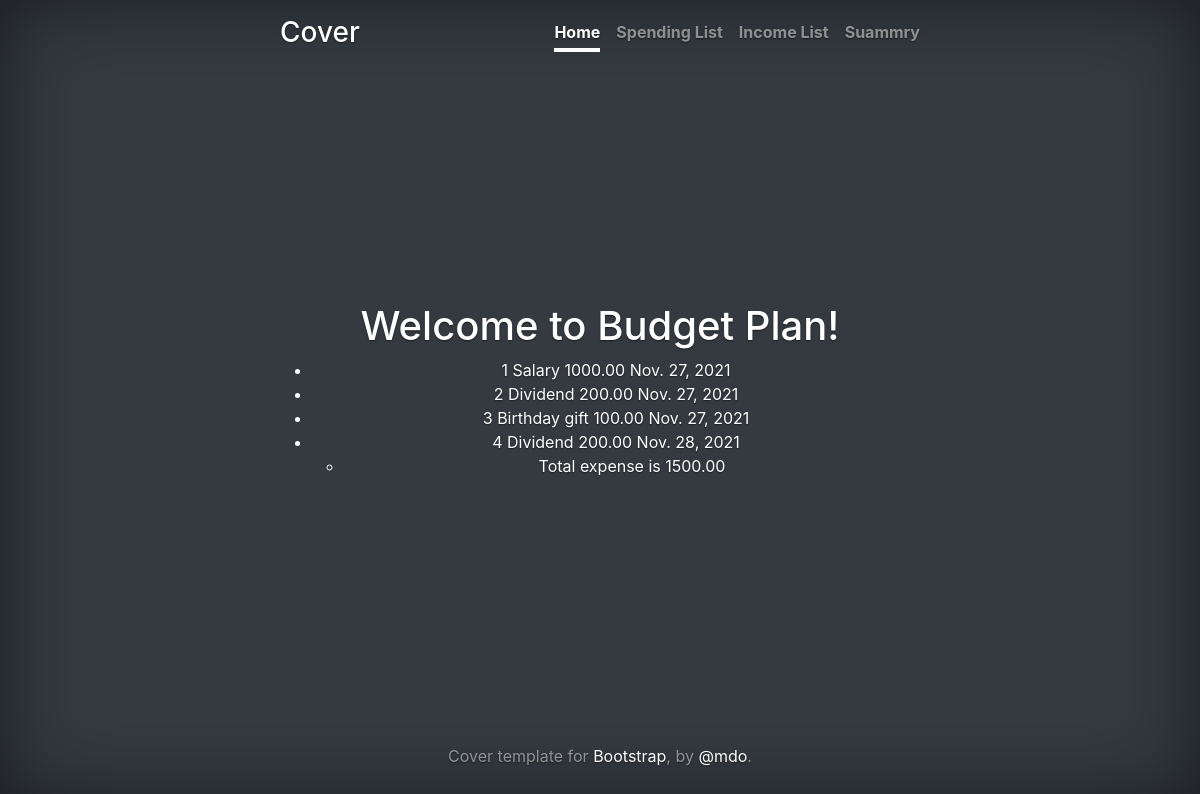
The app's page /budget/income/list/, older data.
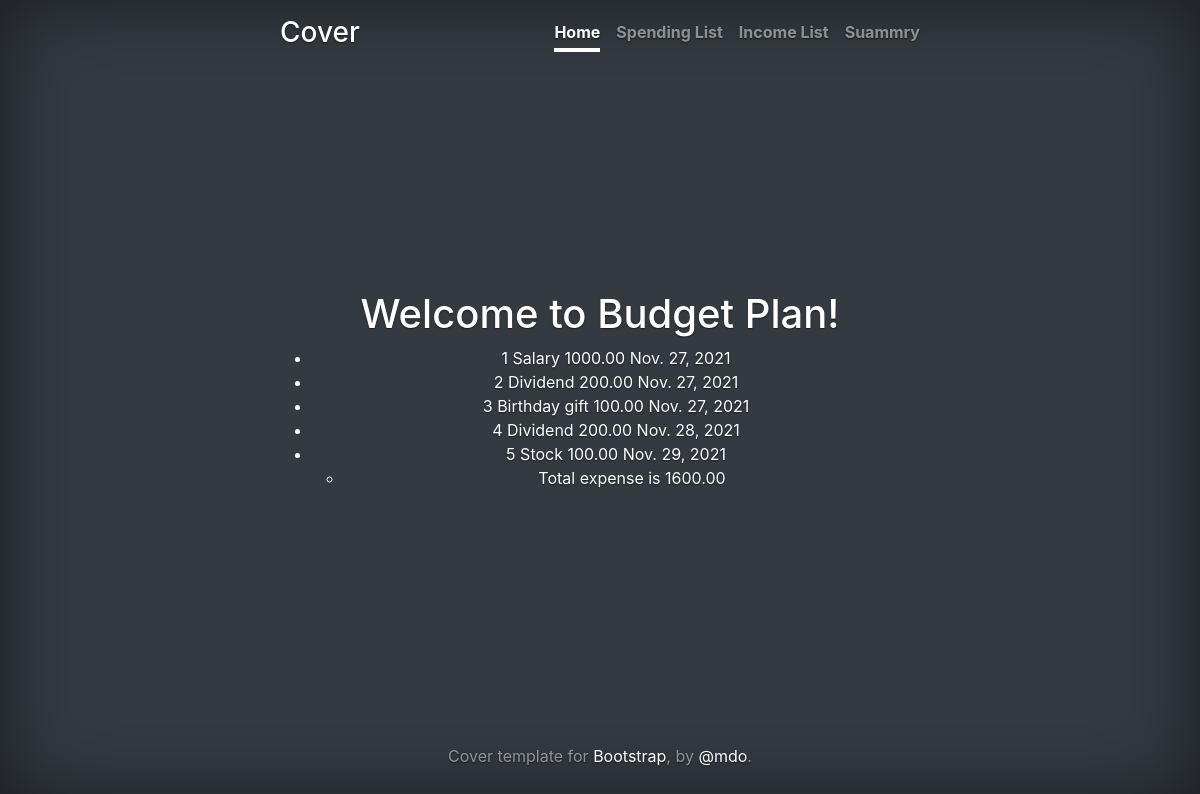
The same page, newer data.
### budget/models.py (models this page shows, shortened)
class Income(models.Model):
    class IncomeType(models.TextChoices):
        NONE = '',_('Type of Income')
        SALARY = 'Salary',_('Salary')
        DIVIDEND = 'Dividend',_('Dividend')
        EXTRA = 'Extra',_('Extra')
        BUSINESS = 'Business',_('Business')
    name = CharField(max_length=128)
    amount = DecimalField(max_digits=8,decimal_places=2)
    category = CharField(
        max_length=8,
        choices=IncomeType.choices,
        default=None,
    )
    date = DateField(default=datetime.date.today)# date field , default is today
    description = TextField()

### budget/views.py (the view)
# urls.py: path('budget/income/list/', IncomeListView.as_view(), name='income_list'),
class IncomeListView(ListView):
    template_name = "incomes/list.html"
    model = Income
    def get_context_data(self,**kwargs):
        context=super().get_context_data(**kwargs)
        context['incomes'] = Income.objects.all() # get a query of all expenses
        total_incomes = context['incomes'].aggregate(Sum('amount')) #summ
        context['total_income'] = total_incomes
        return context

### budget/templates/incomes/list.html
{% extends "base.html" %}
{% block content %}
  <h1>Welcome to Budget Plan!</h1>
  <ul>
    {% for income in incomes %}
      <li>
        {{ income.pk }}
        {{ income.name }}
        {{ income.amount }}
        {{ income.date }}
      </li>
    {% endfor %}
      <ul>
        <li>Total expense is {{ total_income.amount__sum|floatformat:2 }}</li>
      </ul>
  </ul>
{% endblock %}

Row changes from the older to the newer data that the page shows:
added Income: pk "5", name "Stock", amount "100.00", date "Nov. 29, 2021"
Text that changed along with them:
{{ total_income.amount__sum|floatformat:2 }}: "1500.00" → "1600.00"
